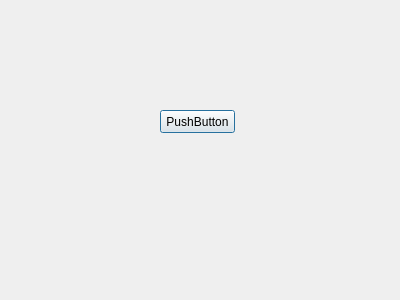
<?xml version="1.0" encoding="UTF-8"?>
<ui version="4.0">
 <class>Dialog</class>
 <widget class="QDialog" name="Dialog">
  <property name="geometry">
   <rect>
    <x>0</x>
    <y>0</y>
    <width>400</width>
    <height>300</height>
   </rect>
  </property>
  <property name="windowTitle">
   <string>Dialog</string>
  </property>
  <widget class="QPushButton" name="pushButton">
   <property name="geometry">
    <rect>
     <x>160</x>
     <y>110</y>
     <width>75</width>
     <height>23</height>
    </rect>
   </property>
   <property name="text">
    <string>PushButton</string>
   </property>
  </widget>
 </widget>
 <resources/>
 <connections/>
</ui>
